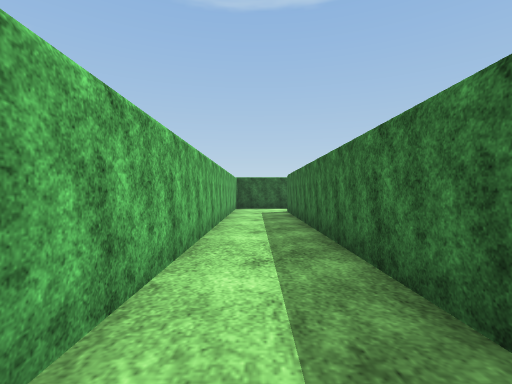
View 1 (above)

15 first-person views from a walk through a Unity game level. The camera is 0.63 m above the floor, looks level and sees 85° across. The floor is counted in squares, 1 m on a side. Each view is taken from the middle of a square. On the plan, view 1 faces up. The plan holds only what a view shows up to about 9 squares ahead; the rest is blank. The place goes on beyond the plan. The player character is not drawn. Some animated figures are not drawn. Surface patterns are stand-ins for the level's own textures.

View 2
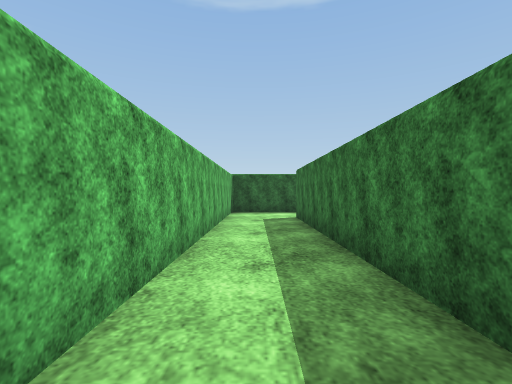

View 3
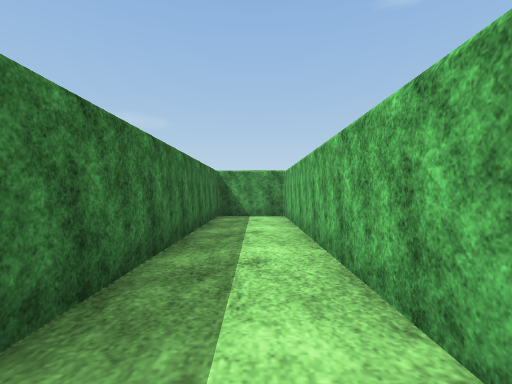

View 4
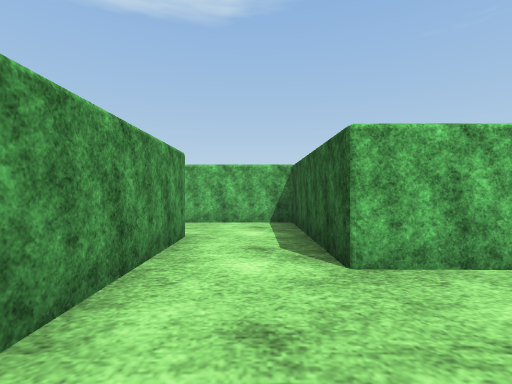

View 5
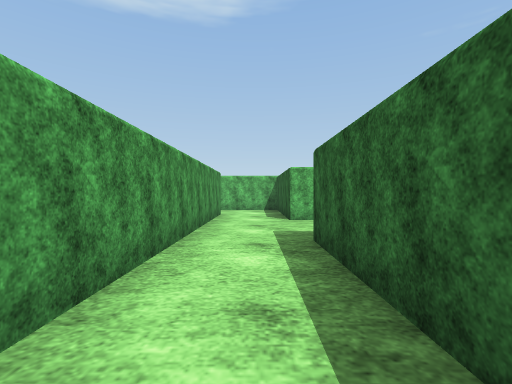

View 6
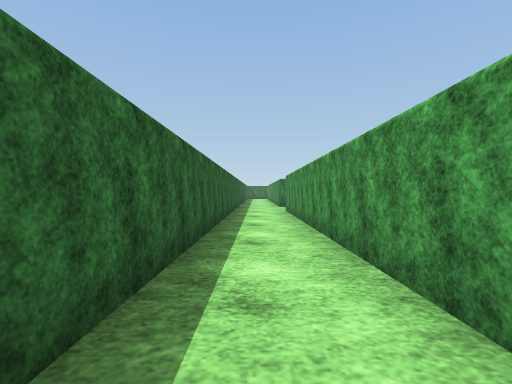

View 7
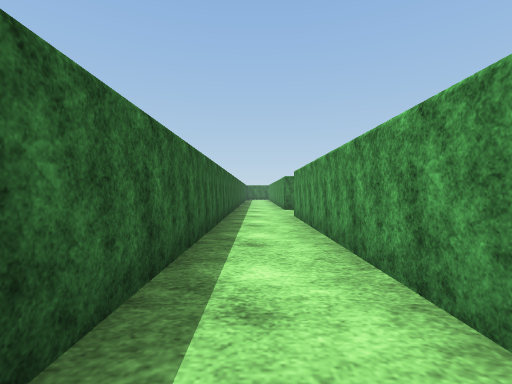

View 8
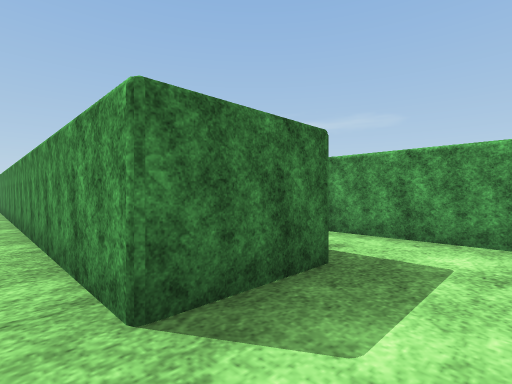

View 9
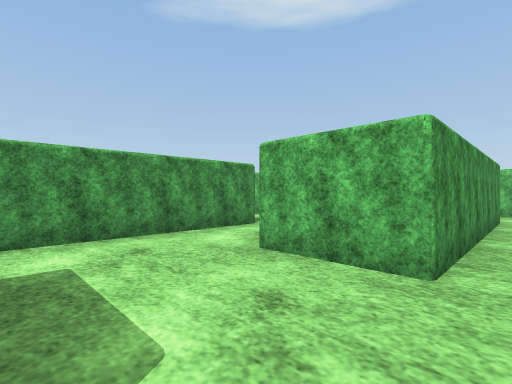

View 10
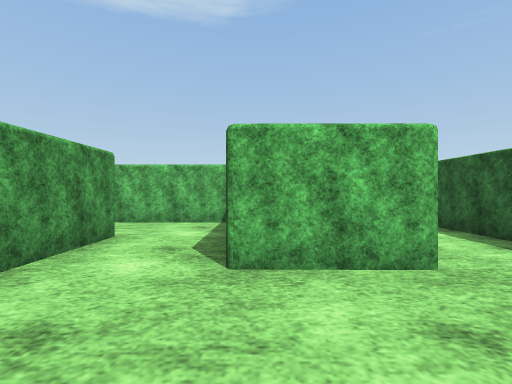

View 11
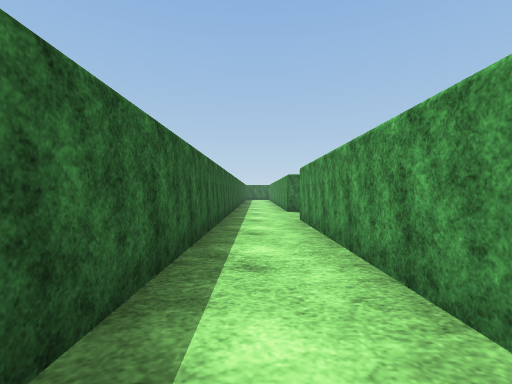

View 12
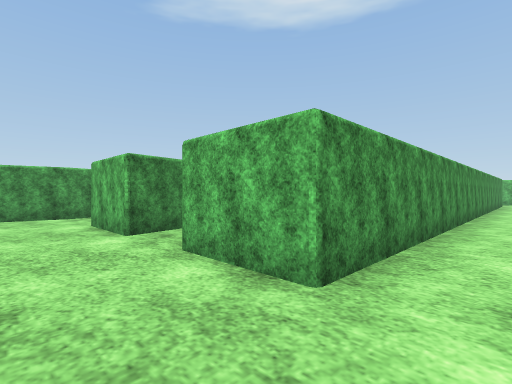

View 13
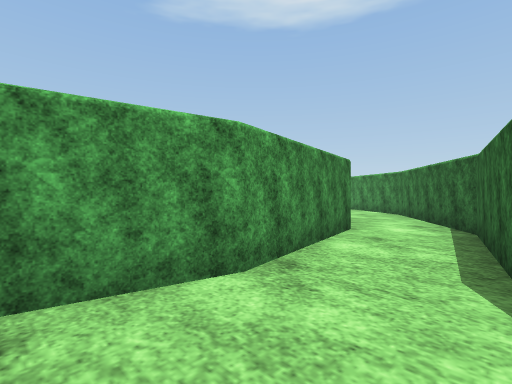

View 14
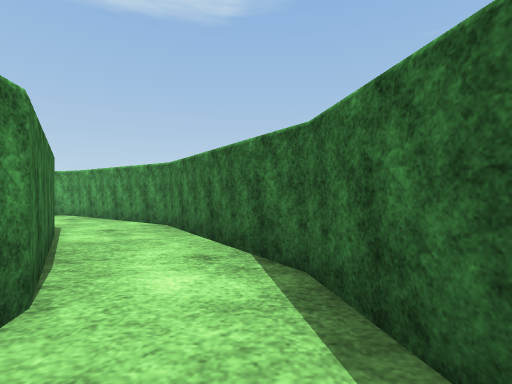

View 15
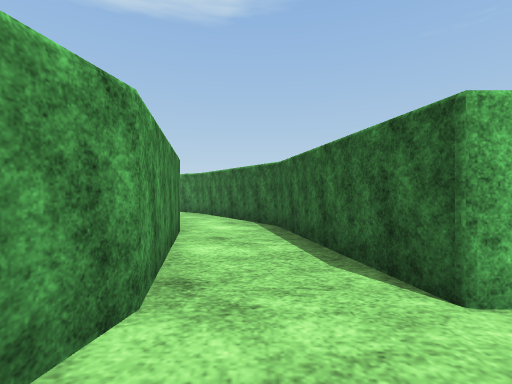

### Floor plan
Points are (right, up) in squares from view 1. A wall is a line through its corners. A room is listed if a view was taken in it or the views show most of it. See-through windows are left out.
Room 1 (views 1, 2, 3)
walls: (2.7, 10.7) (-0.7, 10.7) (-0.7, -2.3) (1, -2.3) (1, 9) (2.5, 9)
ways out: opening at (1.5, 10) to room 2
Room 2 (views 4, 5, 6, 7, 8, 9, 10, 11)
walls: (2.7, 12.5) (2.7, 10.7); (15.5, 10.7) (5.3, 10.7) (5.3, 12.5) (15.4, 12.5); (2.5, 9) (15.4, 9)
ways out: opening at (1.5, 10) to room 1; opening at (15, 10) to room 3; opening at (2, 13)
Room 3 (views 12, 13, 15)
walls: (15.4, 5.9) (15.4, 4.1); (15.4, 9) (15.4, 7.3); (17.5, 10.7) (15.5, 10.7); (15.5, 2.4) (16.9, 2.1)
ways out: opening at (15, 10) to room 2; opening at (15, 3) to room 4
Room 4 (view 14)
walls: (15.4, 4.1) (11.8, 3.4) (9.1, 1.6); (9.9, 0.1) (12.5, 1.8) (15.5, 2.4)
ways out: opening at (15, 3) to room 3

Positions as (right, up) in squares from view 1, and headings:
1: (0, 0), facing up
2: (0, 2), facing up
3: (0, 5), facing down
4: (5, 10), facing left
5: (9, 10), facing left
6: (6, 10), facing right
7: (8, 10), facing right
8: (4, 13), facing down-right
9: (5, 13), facing down-left
10: (5, 11), facing left
11: (9, 10), facing right
12: (17, 10), facing down-left
13: (17, 4), facing down-left
14: (14, 3), facing left
15: (17, 3), facing left
